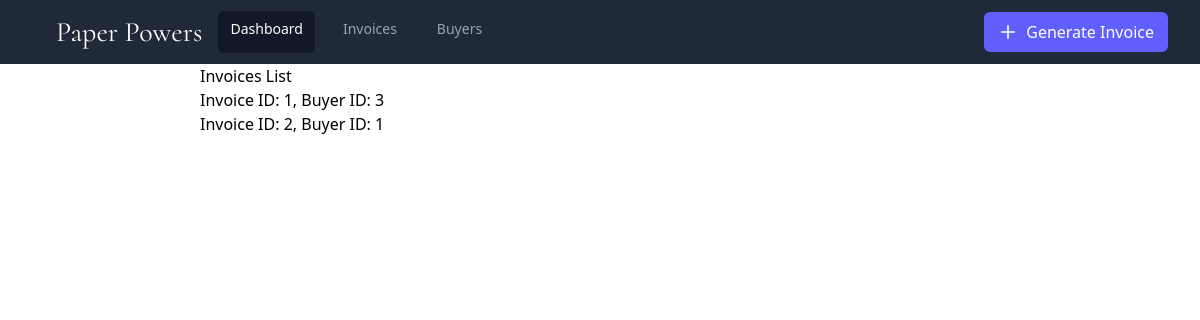
Before: /inv/list with the older database file.
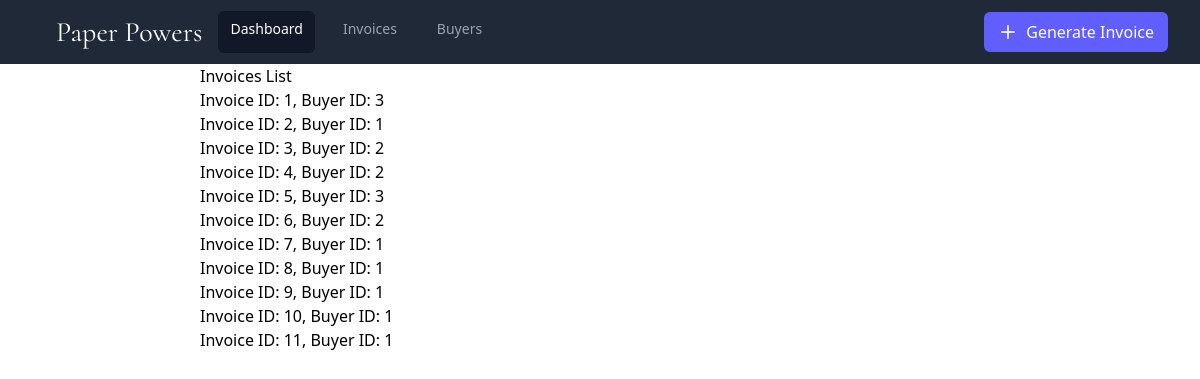
After: the same page with the newer database file.
### invoice/models.py (models this page shows, shortened)
class Invoice(models.Model):
    invID=models.AutoField(primary_key=True)
    buyerID=models.ForeignKey(Buyer,on_delete=models.SET_NULL, null=True)

### buyer/models.py (models this page shows, shortened)
class Buyer(models.Model):
    buyerID=models.AutoField(primary_key=True)
    name=models.CharField(max_length=64)
    adr=models.CharField(max_length=128)
    state=models.CharField(max_length=32)
    pin=models.IntegerField()
    gst=models.CharField(max_length=15)

### invoice/views.py (the view)
# urls.py: path('list', views.list, name='list')
def list(request):
    context={
        'invoices':Invoice.objects.all()
    }
    return render(request,'invoices.html',context)

### templates/invoices.html (shortened to what this page needs)
{% extends 'base.html' %}
{% block body %}
    <div>
        <h2>Invoices List</h2>
        <ul>
            {% for invoice in invoices %}
                <li>Invoice ID: {{ invoice.invID }}, Buyer ID: {{ invoice.buyerID.buyerID }}</li>
            {% endfor %}
        </ul>
    </div>
{% endblock body %}

### templates/base.html (shortened to what this page needs)
<!DOCTYPE html>
<html lang="en">
<head>
</head>
<body class="bg-[var(--color-secondary)]">
    {% include 'header.html' %}
    <div class="grid grid-cols-12">
        <div class="col-span-8 col-start-3">
            {% block body %}
            {% endblock body %}
        </div>
    </div>
    {% load static %}
    <script src="https://cdn.tailwindcss.com"></script>
    <link rel="stylesheet" href="{% static 'styles.css' %}">
</body>
</html>

### templates/header.html
<nav class="bg-[var(--bg-color)]">
    <div class="mx-auto max-w-7xl px-2 sm:px-6 lg:px-8">
        <div class="relative flex h-16 items-center justify-between">
            <div class="flex flex-1 items-center justify-center sm:items-stretch sm:justify-start">
                <div class="hidden sm:ml-6 sm:block">
                    <div class="flex space-x-4">
                        <h1 class="font-cormorant text-[var(--active-text-color)]" style="font-size: 28px;">Paper Powers</h1>
                        <a href="#"
                            class="rounded-md bg-[var(--highlight-color)] px-3 py-2 text-sm font-medium text-[var(--active-text-color)]">Dashboard</a>
                        <a href="/inv/list"
                            class="rounded-md px-3 py-2 text-sm font-medium text-[var(--text-color)] hover:bg-[var(--hover-bg-color)] hover:text-[var(--active-text-color)]">Invoices</a>
                        <a href="/buyers"
                            class="rounded-md px-3 py-2 text-sm font-medium text-[var(--text-color)] hover:bg-[var(--hover-bg-color)] hover:text-[var(--active-text-color)]">Buyers</a>
                    </div>
                </div>
            </div>
            <div class="absolute inset-y-0 right-0 flex items-center pr-2 sm:static sm:inset-auto sm:ml-6 sm:pr-0">
                <div class="relative ml-3">
                    <button onclick="window.location.href='/inv/generate'"
                        class="flex items-center gap-2 rounded-md border-2 px-3 py-1.5 text-[var(--active-text-color)] bg-[var(--primary-accent)] border-[var(--primary-accent)] hover:bg-[var(--hover-accent)] hover:border-[var(--hover-accent)] hover:text-[var(--active-text-color)] transition">
                        <svg class="size-5" fill="none" viewBox="0 0 24 24" stroke="currentColor" stroke-width="2">
                            <path stroke-linecap="round" stroke-linejoin="round" d="M12 4.5v15m7.5-7.5h-15" />
                        </svg>
                        Generate Invoice
                    </button>
                </div>
            </div>
        </div>
    </div>
</nav>

### static/styles.css (style rules this page uses)
.font-cormorant { font-family: 'Cormorant', serif; }

### templates/base.html (style rules this page uses)
:root { --bg-color: #1F2937; --hover-bg-color: #374151; --highlight-color: #111827; --active-text-color: #FFFFFF; --text-color: #9CA3AF; --primary-accent: #615EFE; --hover-accent: #8d8bfe ; }

Changed rows visible on the page:
added Invoice: invID "3", buyerID.buyerID "2"
added Invoice: invID "4", buyerID.buyerID "2"
added Invoice: invID "5", buyerID.buyerID "3"
added Invoice: invID "6", buyerID.buyerID "2"
added Invoice: invID "7", buyerID.buyerID "1"
added Invoice: invID "8", buyerID.buyerID "1"
added Invoice: invID "9", buyerID.buyerID "1"
added Invoice: invID "10", buyerID.buyerID "1"
added Invoice: invID "11", buyerID.buyerID "1"
